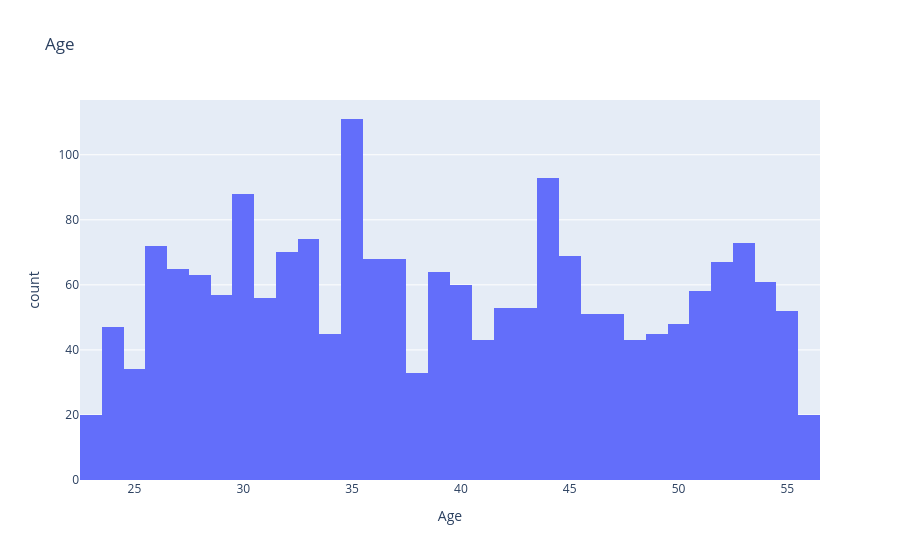
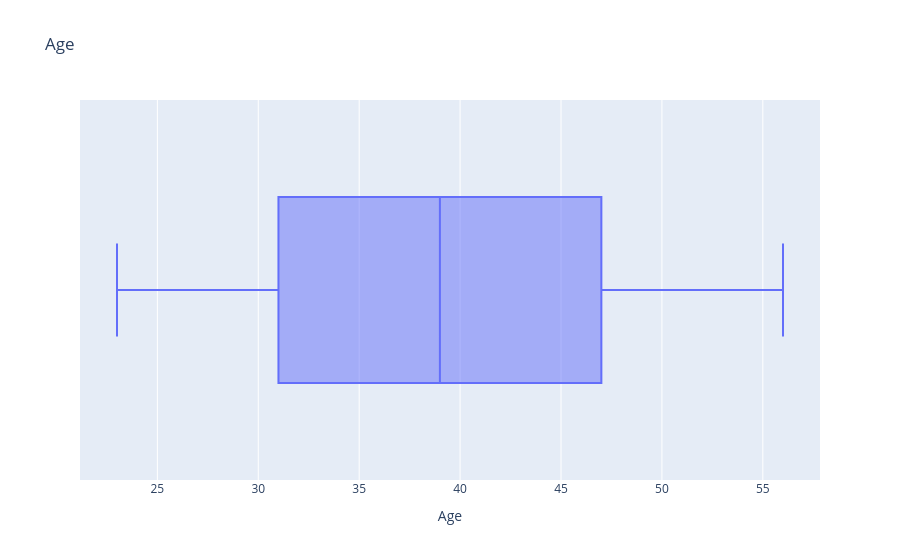
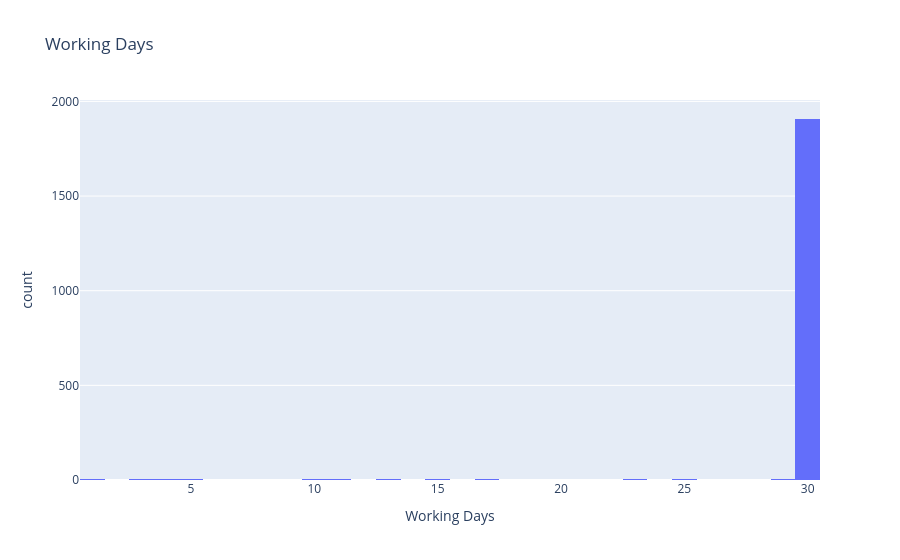
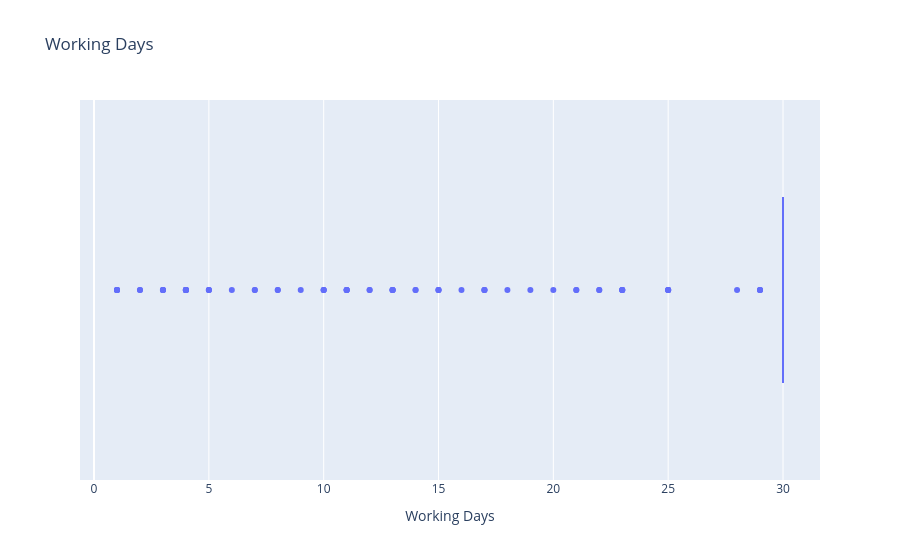

These figures' notebook cell, in order:
### Code cell
for col in num_col:
    px.histogram(data_frame= df , x= col , title= col).show()
    px.box(data_frame= df , x=col , title=col).show()

### Figure 1 — Plotly figure (JSON) as saved in the notebook; plotly's stock layout.template omitted (floating-point values rounded to 4 significant figures; data arrays with more than 128 entries replaced by an {"elided": "..."} marker saying what was removed)
{"data": [{"bingroup": "x", "hovertemplate": "Age=%{x}<br>count=%{y}<extra></extra>", "legendgroup": "", "marker": {"color": "#636efa", "pattern": {"shape": ""}}, "name": "", "orientation": "v", "showlegend": false, "type": "histogram", "x": {"elided": "1975 float values"}, "xaxis": "x", "yaxis": "y"}], "layout": {"barmode": "relative", "legend": {"tracegroupgap": 0}, "title": {"text": "Age"}, "xaxis": {"anchor": "y", "domain": [0, 1], "title": {"text": "Age"}}, "yaxis": {"anchor": "x", "domain": [0, 1], "title": {"text": "count"}}}}

### Figure 2 — Plotly figure (JSON) as saved in the notebook; plotly's stock layout.template omitted (floating-point values rounded to 4 significant figures; data arrays with more than 128 entries replaced by an {"elided": "..."} marker saying what was removed)
{"data": [{"alignmentgroup": "True", "hovertemplate": "Age=%{x}<extra></extra>", "legendgroup": "", "marker": {"color": "#636efa"}, "name": "", "notched": false, "offsetgroup": "", "orientation": "h", "showlegend": false, "type": "box", "x": {"elided": "1975 float values"}, "x0": " ", "xaxis": "x", "y0": " ", "yaxis": "y"}], "layout": {"boxmode": "group", "legend": {"tracegroupgap": 0}, "title": {"text": "Age"}, "xaxis": {"anchor": "y", "domain": [0, 1], "title": {"text": "Age"}}, "yaxis": {"anchor": "x", "domain": [0, 1]}}}

### Figure 3 — Plotly figure (JSON) as saved in the notebook; plotly's stock layout.template omitted (floating-point values rounded to 4 significant figures; data arrays with more than 128 entries replaced by an {"elided": "..."} marker saying what was removed)
{"data": [{"bingroup": "x", "hovertemplate": "Working Days=%{x}<br>count=%{y}<extra></extra>", "legendgroup": "", "marker": {"color": "#636efa", "pattern": {"shape": ""}}, "name": "", "orientation": "v", "showlegend": false, "type": "histogram", "x": {"elided": "1975 float values"}, "xaxis": "x", "yaxis": "y"}], "layout": {"barmode": "relative", "legend": {"tracegroupgap": 0}, "title": {"text": "Working Days"}, "xaxis": {"anchor": "y", "domain": [0, 1], "title": {"text": "Working Days"}}, "yaxis": {"anchor": "x", "domain": [0, 1], "title": {"text": "count"}}}}

### Figure 4 — Plotly figure (JSON) as saved in the notebook; plotly's stock layout.template omitted (floating-point values rounded to 4 significant figures; data arrays with more than 128 entries replaced by an {"elided": "..."} marker saying what was removed)
{"data": [{"alignmentgroup": "True", "hovertemplate": "Working Days=%{x}<extra></extra>", "legendgroup": "", "marker": {"color": "#636efa"}, "name": "", "notched": false, "offsetgroup": "", "orientation": "h", "showlegend": false, "type": "box", "x": {"elided": "1975 float values"}, "x0": " ", "xaxis": "x", "y0": " ", "yaxis": "y"}], "layout": {"boxmode": "group", "legend": {"tracegroupgap": 0}, "title": {"text": "Working Days"}, "xaxis": {"anchor": "y", "domain": [0, 1], "title": {"text": "Working Days"}}, "yaxis": {"anchor": "x", "domain": [0, 1]}}}
